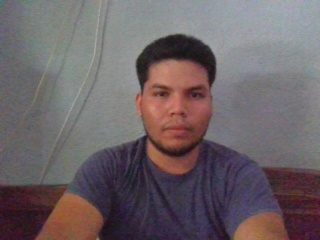
#> input picture rostro0.jpg, 320 x 240 px, found by its file name
$ python pi.py
#> lines starting #> are read from the running program, lines starting #| are printed output that depends on the picture; after the words box and inside, x2 and y2 are one past the last pixel; in counts of white or black regions, pixels touching at a corner belong together
import cv2
import numpy as np

img = cv2.imread('C:/Users/santi/Procesamiento de imagenes/Examen1raParcial/rostro0.jpg')
#> img is the input picture: shape (240, 320, 3); mean B, G, R 102.5, 98.6, 109

# 1) Edges
gray = cv2.cvtColor(img, cv2.COLOR_BGR2GRAY)
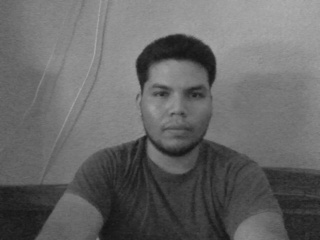
#> gray: shape (240, 320); min 19, max 173, mean 102.1
gray = cv2.medianBlur(gray, 5)
edges = cv2.adaptiveThreshold(gray, 255, cv2.ADAPTIVE_THRESH_MEAN_C, cv2.THRESH_BINARY, 9, 9)
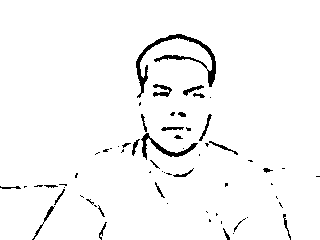
#> edges: shape (240, 320); 96.7% white; 64 black regions (38 under 20 px), largest, box (x1, y1, x2, y2) and area: (136, 34, 216, 98) 865, (141, 133, 198, 160) 334, (153, 84, 172, 97) 125

# 2) Color
color = cv2.bilateralFilter(img, 9, 300, 300)

# 3) Cartoon
cartoon = cv2.bitwise_and(color, color, mask=edges)
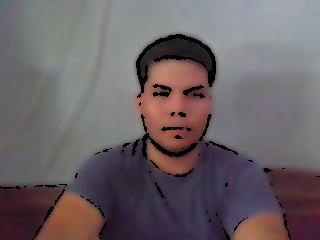
#> cartoon: shape (240, 320, 3); mean B, G, R 100.6, 96.7, 106.4


cv2.imshow("Image", img)
cv2.imshow("Cartoon", cartoon)
cv2.imshow("color", color)
cv2.imshow("edges", edges)
cv2.waitKey(0)
cv2.destroyAllWindows()

$ run again, with rostro2.jpg copied over rostro0.jpg
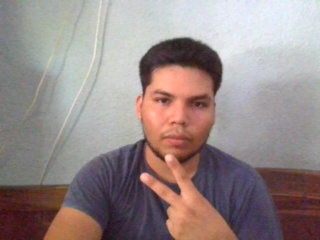
#> input picture rostro2.jpg, 320 x 240 px, found by its file name
#> img is the input picture: shape (240, 320, 3); mean B, G, R 135.9, 136.8, 150.5
#> `edges = cv2.adaptiveThreshold(gray, 255, cv2.ADAPTIVE_THRESH_MEAN_C, c..`:
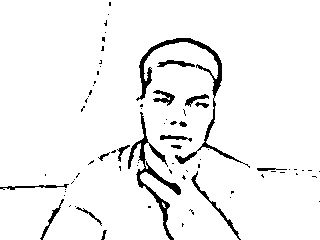
#> edges: shape (240, 320); 94.9% white; 75 black regions (58 under 20 px), largest, box (x1, y1, x2, y2) and area: (136, 38, 250, 168) 1244, (128, 112, 181, 240) 1013, (191, 171, 241, 240) 256
#> `cartoon = cv2.bitwise_and(color, color, mask=edges)`:
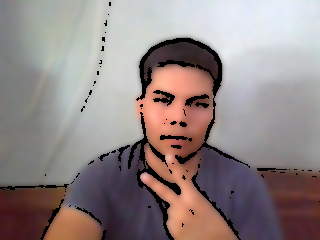
#> cartoon: shape (240, 320, 3); mean B, G, R 131.9, 132.7, 145
